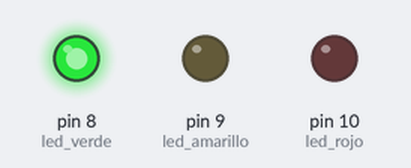
Recording of a sketch running on a simulated Arduino Uno, built with avr-gcc and run on an emulated ATmega328P. Parts: output pins drawn as LEDs (lit = HIGH).

Above: at 5.0 s.
At 17.0 s:
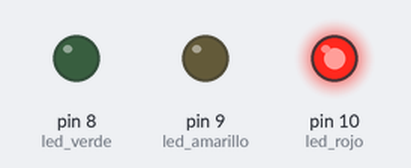
At 23.0 s:
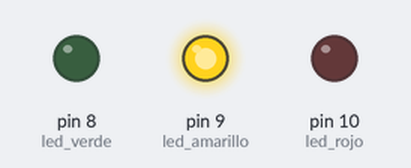
Timing chart, 0 to 31.2 s (numbered marks = the images above):
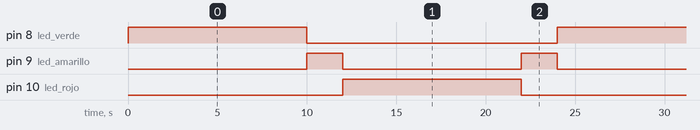

The sketch:

Semaforo_arduino.ino
```cpp
//Super TOOLS LP//

#define led_verde 8
#define led_amarillo 9
#define led_rojo 10

void setup(){
  pinMode(led_verde, OUTPUT);
  pinMode(led_amarillo, OUTPUT);
  pinMode(led_rojo, OUTPUT);
}

void loop(){

  /// 10 segundos para el led verde
  digitalWrite(led_verde, 1);
  digitalWrite(led_amarillo, 0);
  digitalWrite(led_rojo, 0);
  delay(10000);

  /// 2 segundos para el led amarillo
  digitalWrite(led_verde, 0);
  digitalWrite(led_amarillo, 1);
  digitalWrite(led_rojo, 0);
  delay(2000);

  /// 10 segundos para el led rojo
  digitalWrite(led_verde, 0);
  digitalWrite(led_amarillo, 0);
  digitalWrite(led_rojo, 1);
  delay(10000);

  /// 2 segundos para el led amarillo
  digitalWrite(led_verde, 0);
  digitalWrite(led_amarillo, 1);
  digitalWrite(led_rojo, 0);
  delay(2000);
}
```

Measured:
- by itself, pin 8 (led_verde), pin 10 (led_rojo): alternates HIGH for 10.0 s and LOW for 14.0 s
- by itself, pin 9 (led_amarillo): alternates HIGH for 2.0 s and LOW for 10.0 s
- by itself, everything shown: repeats every 24.0 s, in 4 steps
